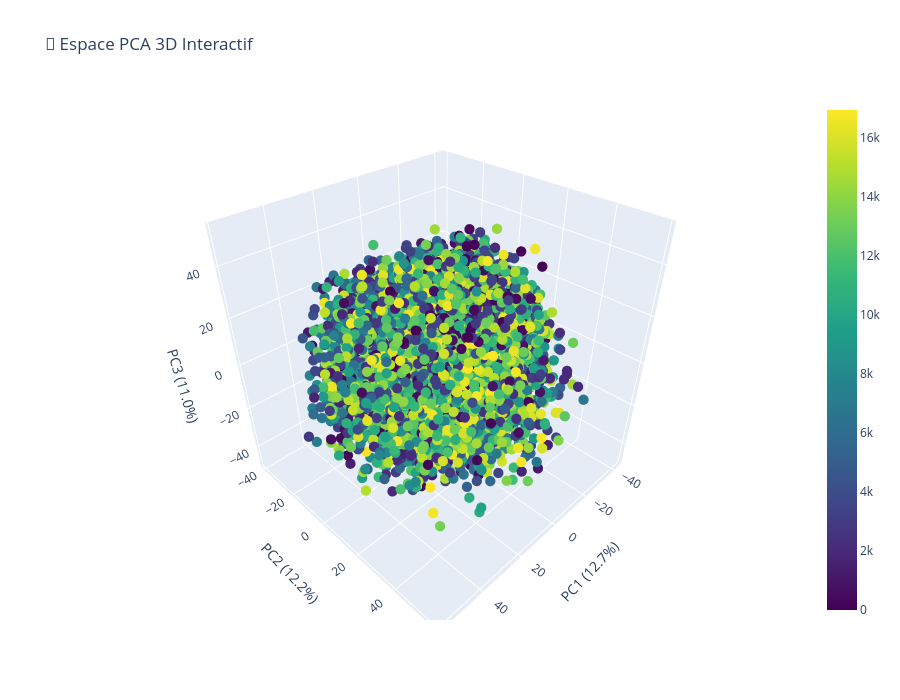

The cell this chart's notebook holds for it:
### Markdown cell above
## Training Pipeline

### Code cell
# Entraînement du pipeline composite
pipeline.fit(X_train, y_train)

### Figure 1 — Plotly figure (JSON) as saved in the notebook; plotly's stock layout.template omitted (floating-point values rounded to 4 significant figures; data arrays with more than 128 entries replaced by an {"elided": "..."} marker saying what was removed)
{"data": [{"hovertemplate": "<b>Image %{text}</b><br>PC1: %{x:.3f}<br>PC2: %{y:.3f}<br>PC3: %{z:.3f}<br><extra></extra>", "marker": {"color": {"elided": "16932 int values"}, "colorscale": [[0, "#440154"], [0.1111, "#482878"], [0.2222, "#3e4989"], [0.3333, "#31688e"], [0.4444, "#26828e"], [0.5556, "#1f9e89"], [0.6667, "#35b779"], [0.7778, "#6ece58"], [0.8889, "#b5de2b"], [1, "#fde725"]], "showscale": true, "size": 6}, "mode": "markers", "name": "Images PCA 3D", "text": {"elided": "16932 float values"}, "type": "scatter3d", "x": {"elided": "16932 float values"}, "y": {"elided": "16932 float values"}, "z": {"elided": "16932 float values"}}], "layout": {"height": 700, "scene": {"xaxis": {"title": {"text": "PC1 (12.7%)"}}, "yaxis": {"title": {"text": "PC2 (12.2%)"}}, "zaxis": {"title": {"text": "PC3 (11.0%)"}}}, "title": {"text": "🎲 Espace PCA 3D Interactif"}, "width": 900}}
